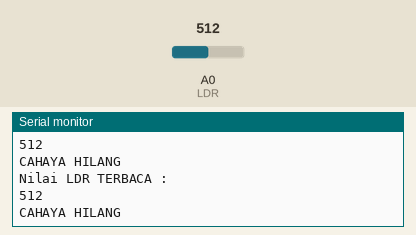
This sketch was run on a simulated Arduino Uno, built with avr-gcc and run on an emulated ATmega328P. Shown: the last lines printed to the serial monitor. Inputs (shaded band) come from the test bench; at power-on: A0 (LDR) = 512.

Above: at 1.6 s.
1.7 s: A0 (LDR) set to 109
At 1.81 s:
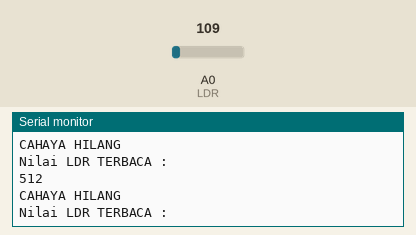
3.2 s: A0 (LDR) set to 91
At 3.81 s:
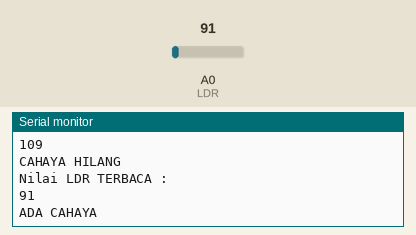
Timing chart, 0 to 6.2 s (numbered marks = the images above; inputs shaded):
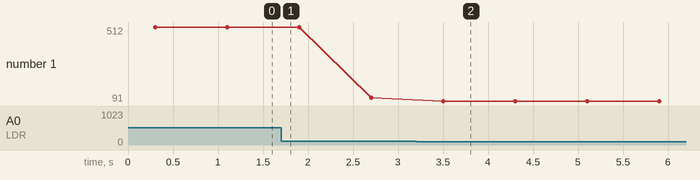

Measured:
- the behaviour switches between 100 and 99 on A0 (LDR) (found by bisection; images 1 and 2)
- after the input at 3.2 s, the serial monitor: prints a new line after 0.30 s (image 2)
- plotted number 1: 512 → 109 after the input at 1.7 s, 109 → 91 after the input at 3.2 s

The sketch:

cahaya.ino
```cpp
byte LDR = A0;
int nilai;

void setup(){
  Serial.begin(9600);
}

void loop(){
  nilai = analogRead (LDR);
  Serial.println("Nilai LDR TERBACA : ");
  delay(300);
  Serial.println (nilai);
  if (nilai <100){
    Serial.println("ADA CAHAYA");
    delay(500);
  }
    else{
      Serial.println("CAHAYA HILANG");
      delay(500);
    }
  }
```
